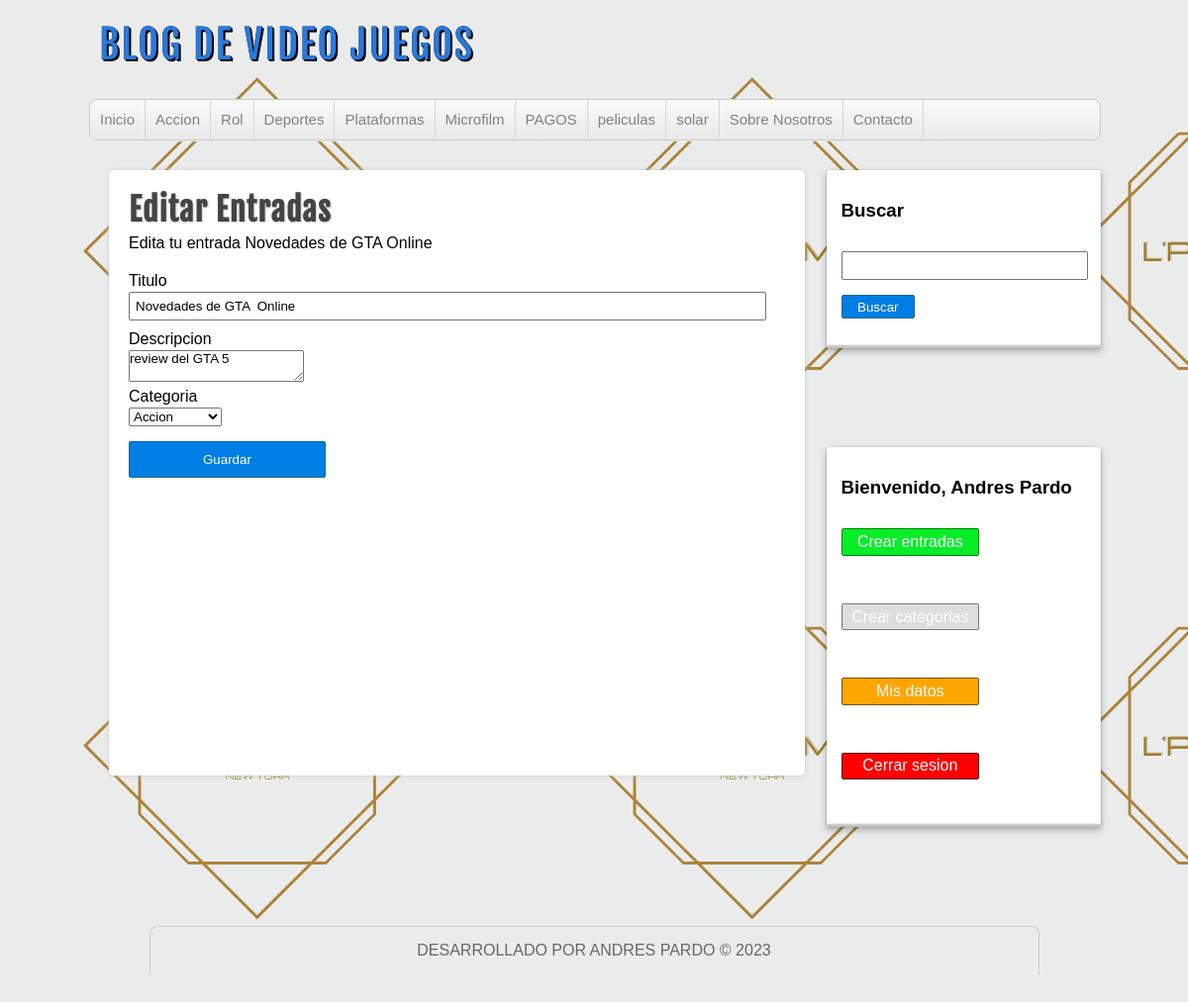
Screenshot of /master-php/proyecto-php/editar-entrada.php?id=1 (signed in) with the database file from the repository.
### tables this page shows
CREATE TABLE IF NOT EXISTS `categorias` (
  `id` int NOT NULL AUTO_INCREMENT,
  `nombre` varchar(100) DEFAULT NULL,
  PRIMARY KEY (`id`)
);

CREATE TABLE IF NOT EXISTS `entradas` (
  `id` int NOT NULL AUTO_INCREMENT,
  `usuario_id` int NOT NULL,
  `categoria_id` int NOT NULL,
  `titulo` varchar(255) NOT NULL,
  `descripcion` mediumtext,
  `fecha` date NOT NULL,
  PRIMARY KEY (`id`),
  KEY `fk_entrada_usuario` (`usuario_id`),
  KEY `fk_entrada_categoria` (`categoria_id`)
);

### master-php/proyecto-php/includes/helpers.php (called while the page is built, shortened)
<?php
function conseguirCategorias($conexion)
{
    $sql = "SELECT * FROM categorias
    ORDER BY id ASC;";
    $categorias = mysqli_query($conexion, $sql);
    $resultado = array();
    if ($categorias && mysqli_num_rows($categorias) >= 1) {
        $resultado = $categorias;
    }
    return $resultado;
}
function conseguirEntrada($conexion, $id ){
    $sql = "SELECT e.*, c.nombre AS 'categoria', CONCAT(u.nombre, ' ', u.apellidos) AS usuario
            FROM entradas e
            INNER JOIN categorias c ON e.categoria_id = c.id
            INNER JOIN usuarios u ON e.usuario_id = u.id
            WHERE e.id = $id";
    $entrada = mysqli_query($conexion, $sql) or die ("No se ha podido ejecutar la consulta");
    $resultado = array();
    if($entrada && mysqli_num_rows($entrada) >= 1) {
        $resultado = mysqli_fetch_assoc($entrada);
    }
    return $resultado;
}
?>

### master-php/proyecto-php/editar-entrada.php (the view, shortened to what this page needs)
<?php require_once 'includes/conexion.php'; ?>
<?php require_once 'includes/helpers.php'; ?>
<?php
$id =$_GET['id'];
$entrada_actual = conseguirEntrada($db, $id);
?>
<?php require_once 'includes/cabecera.php'; ?>
<?php require_once 'includes/lateral.php'; ?>
<div id="principal">
    <h1>Editar Entradas</h1>
    <p>
        Edita tu entrada <?=$entrada_actual['titulo']?>
    </p>
    <br />
    <form action="guardar-entrada.php?editar=<?=$entrada_actual['id']?>" method="POST">
        <label for="titulo">Titulo</label>
        <input type="text" name="titulo" value="<?=$entrada_actual['titulo']?>"/>
        <label for="descripcion">Descripcion</label>
        <textarea name="descripcion" ><?=$entrada_actual['descripcion']?></textarea>
        <label for="categoria">Categoria</label>
        <select name="categoria">
            <?php
            $categorias = conseguirCategorias($db);
            if (!empty($categorias)):
                while ($categoria = mysqli_fetch_assoc($categorias)):
                    ?>
                    <option value="<?=$categoria['id']?>" <?=($categoria['id'] == $entrada_actual['categoria_id']) ? 'selected="selected"' : '' ?>>
                    <?=$categoria['nombre']?>
                    </option>
                    <?php
                endwhile;
            endif;
            ?>
        </select>
        <input type="submit"  value="Guardar" />
    </form>
</div>
<?php require_once 'includes/pie.php' ?>

### master-php/proyecto-php/includes/cabecera.php (shortened to what this page needs)
<?php
require_once 'conexion.php';
require_once 'includes/helpers.php';?>
<!DOCTYPE html>
<html lang="es">
<head>
    <link rel="stylesheet" type="text/css" href="./assets/css/style.css" />
</head>
<body>
    <header id="cabecera">
        <div id="logo">
            <a href="index.php">
                BLOG DE VIDEO JUEGOS
            </a>
        </div>
        <nav id="menu">
            <ul>
                <li>
                    <a href="index.php">Inicio</a>
                </li>
                <?php
                $categorias = conseguirCategorias($db);
                if (!empty($categorias)):
                    while ($categoria = mysqli_fetch_assoc($categorias)):
                        ?>
                        <li>
                            <a href="categoria.php?id=<?= $categoria['id'] ?>"><?= $categoria['nombre'] ?></a>
                        </li>
                        <?php
                    endwhile;
                endif;
                ?>
                <li>
                    <a href="index.php">Sobre Nosotros</a>
                </li>
                <li>
                    <a href="index.php">Contacto</a>
                </li>
            </ul>
        </nav>
    </header>
    <div id="contenedor">

### master-php/proyecto-php/assets/css/style.css (style rules this page uses)
* { margin: 0px; padding: 0px; font-family: sans-serif, Helvetica, Arial; text-decoration: none; }
body { background:url(../img/1.png) #f9f9f9 ; }
#cabecera { width: 85%; height: auto; background: transparent; margin: 0px auto; }
#logo { float:left; width:540px; height: 100px; }
#logo a { font-family: "fajala", Helvetica; font-size: 40px; letter-spacing: 2px; color:#2979DC; text-shadow: 0px 0px 0px black, 1px 1px 0px black, 2px 2px 0px black; transition: all 800ms; line-height: 90px; margin-left: 10px; }
#menu { clear: both; width: 100%; height: 40px; background: linear-gradient(to bottom, #f9f9f9 0px, #e9e9e9 100%); border: 1px solid #c9c9c9; border-radius: 8px; box-shadow: 0px 1px 1px #eee; overflow: hidden; }
#menu ul { list-style: none; }
#menu ul li { float: left; line-height: 40px; border-right: 1px solid #D6D6D6; }
#menu ul li a { display: block; padding-left: 10px; padding-right: 10px; font-size: 15px; color: #838282; }
#contenedor { width:85%; height: auto; margin: 0px auto; margin-top: 30px; margin-bottom: 30px; }
label, input[type="text"], input[type="email"], input[type="password"] { display: block; width: 95%; margin-top: 2px; margin-bottom: 2px; }
input[type="text"], input[type="email"], input[type="password"] { padding: 5px; margin-bottom: 10px; }
input[type ="button"], input[type ="submit"], .boton { display: block; border-radius: 2px; color: white; background: #007ee5; border: 1px solid #156785; cursor: pointer; padding: 1.5%; width: 30%; margin-top: 15px; margin-bottom: 15px; }
#principal { float: left; width: 65%; min-height: 572px; background: white; border-radius: 5px; box-shadow: 0px 0px 5px #ccc; margin-left: 20px; padding: 20px; overflow: hidden; }
#principal h1 { font-size: 32px; color: #444; letter-spacing: 1px; text-shadow: 1px 1px 2px #ccc; font-family: "fajala"; }
#principal p { margin-top: 5px; }

### rows the page displays
categorias: nombre "Accion"
categorias: nombre "Rol"
categorias: nombre "Deportes"
categorias: nombre "Plataformas"
categorias: nombre "Microfilm"
categorias: nombre "PAGOS"
categorias: nombre "peliculas"
categorias: nombre "solar"
entradas: titulo "Novedades de GTA Online", descripcion "review del GTA 5", categoria "Accion"

### other values shown
$_SESSION['usuario']['nombre'] "Andres"
$_SESSION['usuario']['apellidos'] "Pardo"
